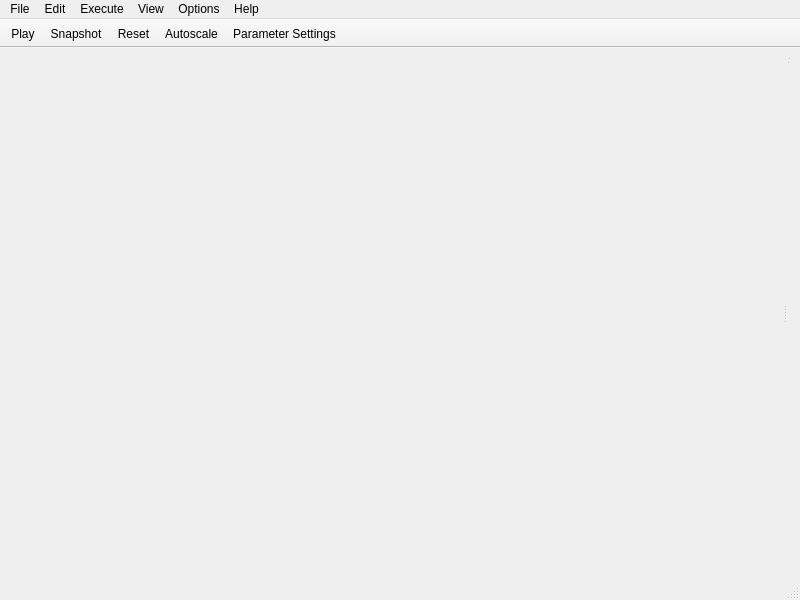
<?xml version="1.0" encoding="UTF-8"?>
<ui version="4.0">
 <class>MainWindow</class>
 <widget class="QMainWindow" name="MainWindow">
  <property name="geometry">
   <rect>
    <x>0</x>
    <y>0</y>
    <width>800</width>
    <height>600</height>
   </rect>
  </property>
  <property name="windowTitle">
   <string>MainWindow</string>
  </property>
  <property name="styleSheet">
   <string notr="true"/>
  </property>
  <widget class="QWidget" name="centralwidget">
   <property name="minimumSize">
    <size>
     <width>800</width>
     <height>0</height>
    </size>
   </property>
   <property name="autoFillBackground">
    <bool>false</bool>
   </property>
   <property name="styleSheet">
    <string notr="true"/>
   </property>
   <layout class="QVBoxLayout" name="verticalLayout">
    <item>
     <widget class="QSplitter" name="splitter_3">
      <property name="orientation">
       <enum>Qt::Orientation::Horizontal</enum>
      </property>
      <widget class="SignalGraph" name="signalGraph" native="true"/>
      <widget class="QSplitter" name="splitter_2">
       <property name="orientation">
        <enum>Qt::Orientation::Vertical</enum>
       </property>
       <widget class="QSplitter" name="splitter">
        <property name="orientation">
         <enum>Qt::Orientation::Horizontal</enum>
        </property>
        <property name="childrenCollapsible">
         <bool>false</bool>
        </property>
        <widget class="PVLoopGraph" name="pvGraph" native="true"/>
        <widget class="PVLoopGraph" name="ssGraph" native="true"/>
       </widget>
       <widget class="QWidget" name="widget_2" native="true"/>
      </widget>
     </widget>
    </item>
   </layout>
  </widget>
  <widget class="QMenuBar" name="menuBar">
   <property name="geometry">
    <rect>
     <x>0</x>
     <y>0</y>
     <width>800</width>
     <height>19</height>
    </rect>
   </property>
   <widget class="QMenu" name="menuFile">
    <property name="title">
     <string>File</string>
    </property>
   </widget>
   <widget class="QMenu" name="menuEdit">
    <property name="title">
     <string>Edit</string>
    </property>
   </widget>
   <widget class="QMenu" name="menuExecute">
    <property name="title">
     <string>Execute</string>
    </property>
   </widget>
   <widget class="QMenu" name="menuOptions">
    <property name="title">
     <string>Options</string>
    </property>
   </widget>
   <widget class="QMenu" name="menuHelp">
    <property name="title">
     <string>Help</string>
    </property>
   </widget>
   <widget class="QMenu" name="menuView">
    <property name="title">
     <string>View</string>
    </property>
    <widget class="QMenu" name="menuSignals">
     <property name="title">
      <string>Signals</string>
     </property>
     <addaction name="actionStress_strain"/>
    </widget>
    <addaction name="menuSignals"/>
   </widget>
   <addaction name="menuFile"/>
   <addaction name="menuEdit"/>
   <addaction name="menuExecute"/>
   <addaction name="menuView"/>
   <addaction name="menuOptions"/>
   <addaction name="menuHelp"/>
  </widget>
  <widget class="QStatusBar" name="statusBar"/>
  <widget class="QToolBar" name="toolBar">
   <property name="windowTitle">
    <string>toolBar</string>
   </property>
   <property name="autoFillBackground">
    <bool>false</bool>
   </property>
   <property name="styleSheet">
    <string notr="true"/>
   </property>
   <property name="movable">
    <bool>false</bool>
   </property>
   <property name="floatable">
    <bool>false</bool>
   </property>
   <attribute name="toolBarArea">
    <enum>TopToolBarArea</enum>
   </attribute>
   <attribute name="toolBarBreak">
    <bool>false</bool>
   </attribute>
   <addaction name="actionPlay"/>
   <addaction name="actionSnapshot"/>
   <addaction name="actionReset"/>
   <addaction name="actionAutoscale"/>
   <addaction name="actionParameter_Settings"/>
  </widget>
  <action name="actionPlay">
   <property name="text">
    <string>Play</string>
   </property>
   <property name="menuRole">
    <enum>QAction::MenuRole::NoRole</enum>
   </property>
  </action>
  <action name="actionSnapshot">
   <property name="text">
    <string>Snapshot</string>
   </property>
   <property name="menuRole">
    <enum>QAction::MenuRole::NoRole</enum>
   </property>
  </action>
  <action name="actionReset">
   <property name="text">
    <string>Reset</string>
   </property>
   <property name="menuRole">
    <enum>QAction::MenuRole::NoRole</enum>
   </property>
  </action>
  <action name="actionAutoscale">
   <property name="text">
    <string>Autoscale</string>
   </property>
   <property name="menuRole">
    <enum>QAction::MenuRole::NoRole</enum>
   </property>
  </action>
  <action name="actionParameter_Settings">
   <property name="text">
    <string>Parameter Settings</string>
   </property>
   <property name="menuRole">
    <enum>QAction::MenuRole::NoRole</enum>
   </property>
  </action>
  <action name="actionStress_strain">
   <property name="checkable">
    <bool>true</bool>
   </property>
   <property name="checked">
    <bool>true</bool>
   </property>
   <property name="text">
    <string>Stress-strain</string>
   </property>
  </action>
 </widget>
 <customwidgets>
  <customwidget>
   <class>PVLoopGraph</class>
   <extends>QWidget</extends>
   <header>pvloopgraph.h</header>
   <container>1</container>
  </customwidget>
  <customwidget>
   <class>SignalGraph</class>
   <extends>QWidget</extends>
   <header>signalgraph.h</header>
   <container>1</container>
  </customwidget>
 </customwidgets>
 <resources/>
 <connections/>
</ui>
